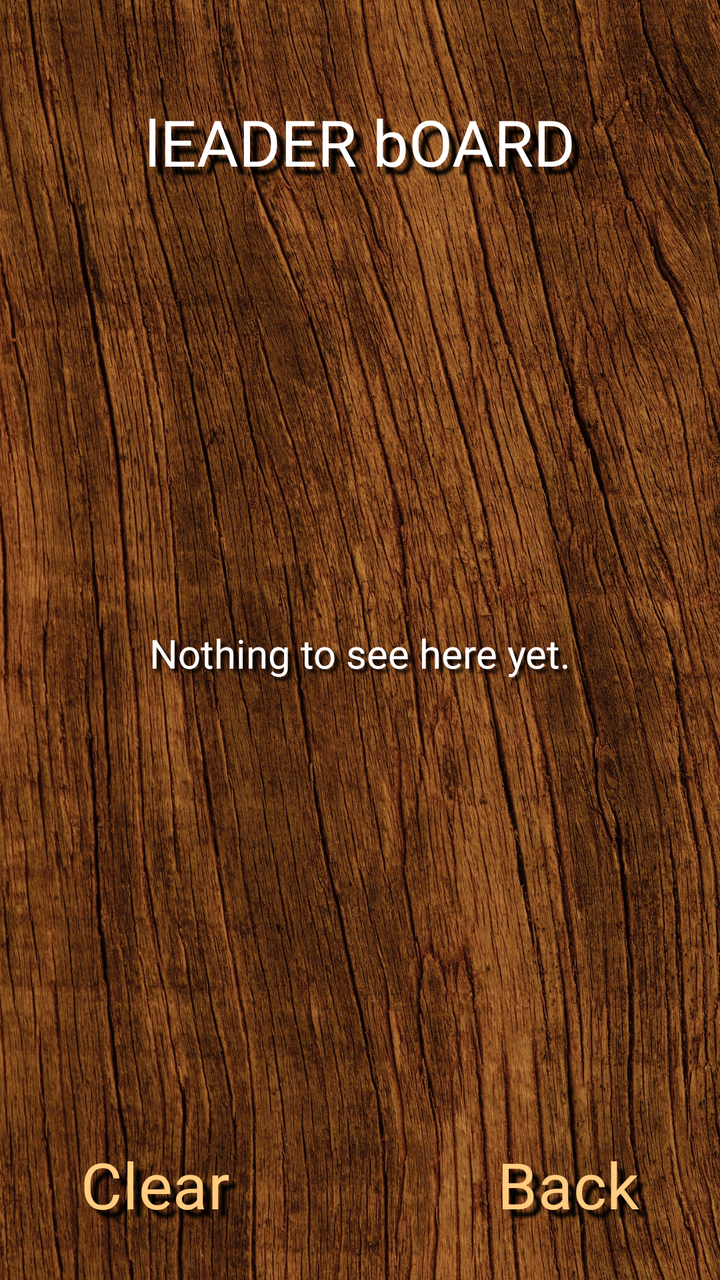
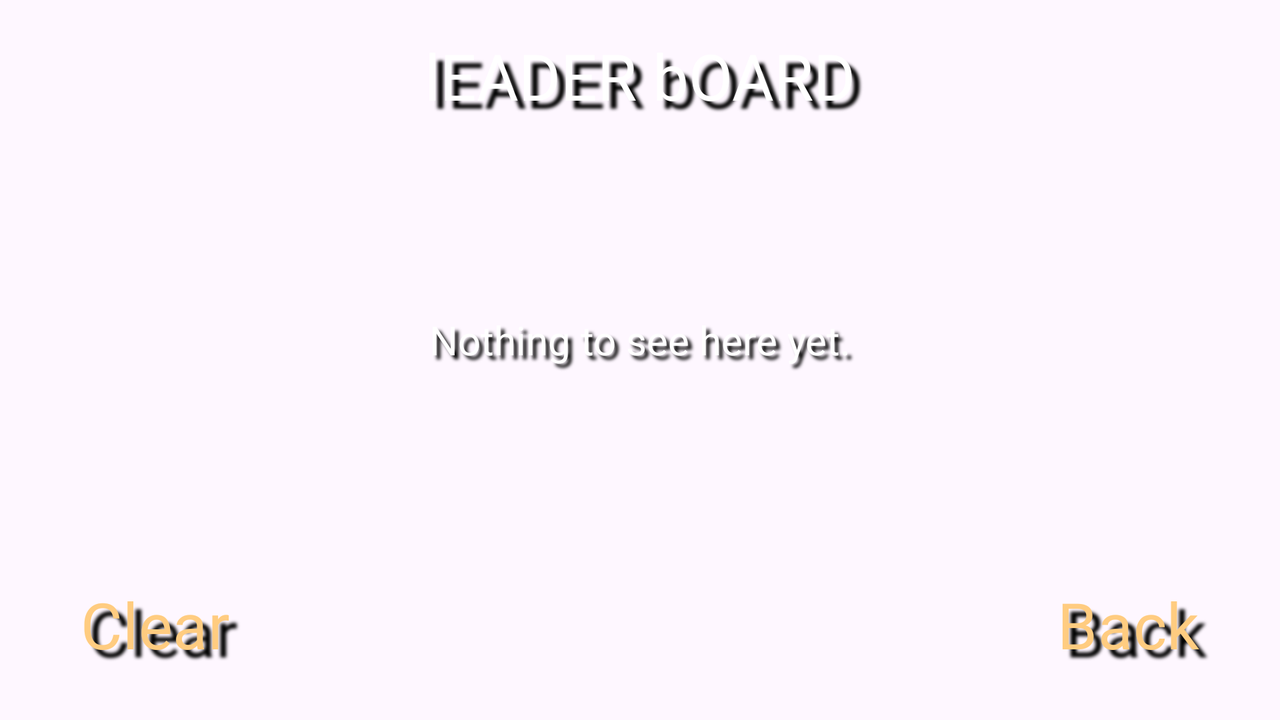

Two renders of one Android screen. The first uses the default layout on a phone; the second uses the alternative layout the repository ships for a different screen configuration, on a matching device. The two XML files are below.
<!-- AndroidManifest.xml: application theme Theme.MemoryPlus -->
<!-- res/layout/activity_leaderboard_single.xml -->
<?xml version="1.0" encoding="utf-8"?>
<androidx.constraintlayout.widget.ConstraintLayout xmlns:android="http://schemas.android.com/apk/res/android"
    xmlns:app="http://schemas.android.com/apk/res-auto"
    xmlns:tools="http://schemas.android.com/tools"
    style="@style/ActivityStyle"
    android:layout_width="match_parent"
    android:layout_height="match_parent"
    tools:context=".leaderboard.LeaderboardActivity">

    
    <TextView
        android:id="@+id/leaderboard_title"
        style="@style/TitleStyle.Small"
        android:layout_width="match_parent"
        android:layout_height="wrap_content"
        android:layout_marginTop="@dimen/gap_big"
        android:text="@string/leaderboard_title"
        app:layout_constraintTop_toTopOf="parent" />

    <FrameLayout
        android:layout_width="match_parent"
        android:layout_height="0dp"
        android:layout_marginTop="@dimen/gap_normal"
        android:layout_marginBottom="@dimen/gap_normal"
        app:layout_constraintBottom_toTopOf="@id/leaderboard_button_back"
        app:layout_constraintTop_toBottomOf="@id/leaderboard_title">

        
        <TextView
            android:id="@+id/leaderboard_empty"
            style="@style/TextStyle"
            android:layout_width="match_parent"
            android:layout_height="match_parent"
            android:gravity="center"
            android:text="@string/leaderboard_empty" />

        
        <androidx.recyclerview.widget.RecyclerView
            android:id="@+id/leaderboard_result_view"
            android:layout_width="match_parent"
            android:layout_height="match_parent"
            app:layoutManager="androidx.recyclerview.widget.LinearLayoutManager" />

    </FrameLayout>

    
    <Button
        android:id="@+id/leaderboard_button_clear"
        style="@style/ButtonStyle"
        android:layout_width="wrap_content"
        android:layout_height="wrap_content"
        android:text="@string/button_clear"
        app:layout_constraintBottom_toBottomOf="parent"
        app:layout_constraintLeft_toLeftOf="parent" />

    
    <Button
        android:id="@+id/leaderboard_button_back"
        style="@style/ButtonStyle"
        android:layout_width="wrap_content"
        android:layout_height="wrap_content"
        android:text="@string/button_back"
        app:layout_constraintBottom_toBottomOf="parent"
        app:layout_constraintRight_toRightOf="parent" />

</androidx.constraintlayout.widget.ConstraintLayout>
<!-- resources referenced by this layout -->
<resources>
  <dimen name="gap_big">16pt</dimen>
  <dimen name="gap_normal">8pt</dimen>
  <string name="button_back">Back</string>
  <string name="button_clear">Clear</string>
  <string name="leaderboard_empty">Nothing to see here yet.</string>
  <string name="leaderboard_title">lEADER bOARD</string>
  <style name="ActivityStyle">
          <item name="android:background">@drawable/activity_background</item>
          <item name="android:padding">@dimen/gap_normal</item>
      </style>
  <style name="ButtonStyle">
          <item name="android:background">@android:color/transparent</item>
          <item name="android:fontFamily">@font/item</item>
          <item name="android:textSize">@dimen/font_size_button</item>
          <item name="android:textColor">@color/selector_button</item>
          <item name="android:shadowColor">@color/text_shadow</item>
          <item name="android:shadowDx">@integer/shadow_offset_big</item>
          <item name="android:shadowDy">@integer/shadow_offset_big</item>
          <item name="android:shadowRadius">@integer/shadow_radius</item>
      </style>
  <style name="TextStyle">
          <item name="android:fontFamily">@font/normal</item>
          <item name="android:textColor">@color/text</item>
          <item name="android:textSize">@dimen/font_size_text</item>
          <item name="android:shadowColor">@color/text_shadow</item>
          <item name="android:shadowDx">@integer/shadow_offset</item>
          <item name="android:shadowDy">@integer/shadow_offset</item>
          <item name="android:shadowRadius">@integer/shadow_radius</item>
      </style>
  <style name="TitleStyle.Small">
          <item name="android:textSize">@dimen/font_size_title_small</item>
      </style>
  <style name="Theme.MemoryPlus" parent="Theme.Material3.DayNight.NoActionBar">
          
          <item name="colorPrimary">@color/primary</item>
          <item name="colorPrimaryDark">@color/primary_dark</item>
          <item name="colorAccent">@color/accent</item>
          
          <item name="android:windowNoTitle">true</item>
          <item name="android:windowActionBar">false</item>
          <item name="android:windowFullscreen">true</item>
          <item name="android:windowContentOverlay">@null</item>
          <item name="android:windowLayoutInDisplayCutoutMode">shortEdges</item>
          
          <item name="checkboxStyle">@style/CheckBoxStyle</item>
      </style>
  <!-- drawable activity_background: jpg bitmap (drawable-port, 950556 bytes) -->
  <dimen name="font_size_button">32sp</dimen>
  <color name="text_shadow">#FF000000</color>
  <color name="text">#FFFFFFFF</color>
  <dimen name="font_size_text">20sp</dimen>
  <dimen name="font_size_title_small">32sp</dimen>
  <color name="primary">#FFFFCC80</color>
  <color name="primary_dark">#FF806640</color>
  <color name="accent">#FF80DEEA</color>
  <style name="CheckBoxStyle" parent="Widget.Material3.CompoundButton.CheckBox">
          <item name="materialThemeOverlay">@style/ThemeOverlay.Checkbox</item>
      </style>
  <style name="ThemeOverlay.Checkbox" parent="">
          <item name="colorPrimary">@color/primary</item>
          <item name="colorOnSurface">@color/primary</item>
      </style>
</resources>
<!-- res/layout-land/activity_leaderboard_single.xml (the repository's variant of the layout above) -->
<!-- drawn on the phone turned sideways -->
<?xml version="1.0" encoding="utf-8"?>
<androidx.constraintlayout.widget.ConstraintLayout xmlns:android="http://schemas.android.com/apk/res/android"
    xmlns:app="http://schemas.android.com/apk/res-auto"
    xmlns:tools="http://schemas.android.com/tools"
    style="@style/ActivityStyle"
    android:layout_width="match_parent"
    android:layout_height="match_parent"
    tools:context=".leaderboard.LeaderboardActivity">

    
    <TextView
        android:id="@+id/leaderboard_title"
        style="@style/TitleStyle.Small"
        android:layout_width="match_parent"
        android:layout_height="wrap_content"
        android:text="@string/leaderboard_title"
        app:layout_constraintTop_toTopOf="parent" />

    <FrameLayout
        android:layout_width="match_parent"
        android:layout_height="0dp"
        android:layout_marginTop="@dimen/gap_normal"
        android:layout_marginBottom="@dimen/gap_normal"
        app:layout_constraintBottom_toTopOf="@id/leaderboard_button_back"
        app:layout_constraintTop_toBottomOf="@id/leaderboard_title">

        
        <TextView
            android:id="@+id/leaderboard_empty"
            style="@style/TextStyle"
            android:layout_width="match_parent"
            android:layout_height="match_parent"
            android:gravity="center"
            android:text="@string/leaderboard_empty" />

        <androidx.constraintlayout.widget.ConstraintLayout
            android:layout_width="match_parent"
            android:layout_height="match_parent">

            
            <androidx.recyclerview.widget.RecyclerView
                android:id="@+id/leaderboard_result_view"
                android:layout_width="0dp"
                android:layout_height="match_parent"
                app:layoutManager="androidx.recyclerview.widget.LinearLayoutManager"
                app:layout_constraintWidth_percent="0.5"
                app:layout_constraintLeft_toLeftOf="parent"
                app:layout_constraintRight_toRightOf="parent" />

        </androidx.constraintlayout.widget.ConstraintLayout>
    </FrameLayout>

    
    <Button
        android:id="@+id/leaderboard_button_clear"
        style="@style/ButtonStyle"
        android:layout_width="wrap_content"
        android:layout_height="wrap_content"
        android:text="@string/button_clear"
        app:layout_constraintBottom_toBottomOf="parent"
        app:layout_constraintLeft_toLeftOf="parent" />

    
    <Button
        android:id="@+id/leaderboard_button_back"
        style="@style/ButtonStyle"
        android:layout_width="wrap_content"
        android:layout_height="wrap_content"
        android:text="@string/button_back"
        app:layout_constraintBottom_toBottomOf="parent"
        app:layout_constraintRight_toRightOf="parent" />

</androidx.constraintlayout.widget.ConstraintLayout>
<!-- resources referenced by the variant -->
<!-- as the phone turned sideways resolves them -->
<resources>
  <dimen name="gap_normal">8pt</dimen>
  <string name="button_back">Back</string>
  <string name="button_clear">Clear</string>
  <string name="leaderboard_empty">Nothing to see here yet.</string>
  <string name="leaderboard_title">lEADER bOARD</string>
  <style name="ActivityStyle">
          <item name="android:background">@drawable/activity_background</item>
          <item name="android:padding">@dimen/gap_normal</item>
      </style>
  <style name="ButtonStyle">
          <item name="android:background">@android:color/transparent</item>
          <item name="android:fontFamily">@font/item</item>
          <item name="android:textSize">@dimen/font_size_button</item>
          <item name="android:textColor">@color/selector_button</item>
          <item name="android:shadowColor">@color/text_shadow</item>
          <item name="android:shadowDx">@integer/shadow_offset_big</item>
          <item name="android:shadowDy">@integer/shadow_offset_big</item>
          <item name="android:shadowRadius">@integer/shadow_radius</item>
      </style>
  <style name="TextStyle">
          <item name="android:fontFamily">@font/normal</item>
          <item name="android:textColor">@color/text</item>
          <item name="android:textSize">@dimen/font_size_text</item>
          <item name="android:shadowColor">@color/text_shadow</item>
          <item name="android:shadowDx">@integer/shadow_offset</item>
          <item name="android:shadowDy">@integer/shadow_offset</item>
          <item name="android:shadowRadius">@integer/shadow_radius</item>
      </style>
  <style name="TitleStyle.Small">
          <item name="android:textSize">@dimen/font_size_title_small</item>
      </style>
  <style name="Theme.MemoryPlus" parent="Theme.Material3.DayNight.NoActionBar">
          
          <item name="colorPrimary">@color/primary</item>
          <item name="colorPrimaryDark">@color/primary_dark</item>
          <item name="colorAccent">@color/accent</item>
          
          <item name="android:windowNoTitle">true</item>
          <item name="android:windowActionBar">false</item>
          <item name="android:windowFullscreen">true</item>
          <item name="android:windowContentOverlay">@null</item>
          <item name="android:windowLayoutInDisplayCutoutMode">shortEdges</item>
          
          <item name="checkboxStyle">@style/CheckBoxStyle</item>
      </style>
  <!-- drawable activity_background: jpg bitmap (drawable-port, 950556 bytes) -->
  <dimen name="font_size_button">32sp</dimen>
  <color name="text_shadow">#FF000000</color>
  <color name="text">#FFFFFFFF</color>
  <dimen name="font_size_text">20sp</dimen>
  <dimen name="font_size_title_small">32sp</dimen>
  <color name="primary">#FFFFCC80</color>
  <color name="primary_dark">#FF806640</color>
  <color name="accent">#FF80DEEA</color>
  <style name="CheckBoxStyle" parent="Widget.Material3.CompoundButton.CheckBox">
          <item name="materialThemeOverlay">@style/ThemeOverlay.Checkbox</item>
      </style>
  <style name="ThemeOverlay.Checkbox" parent="">
          <item name="colorPrimary">@color/primary</item>
          <item name="colorOnSurface">@color/primary</item>
      </style>
</resources>
